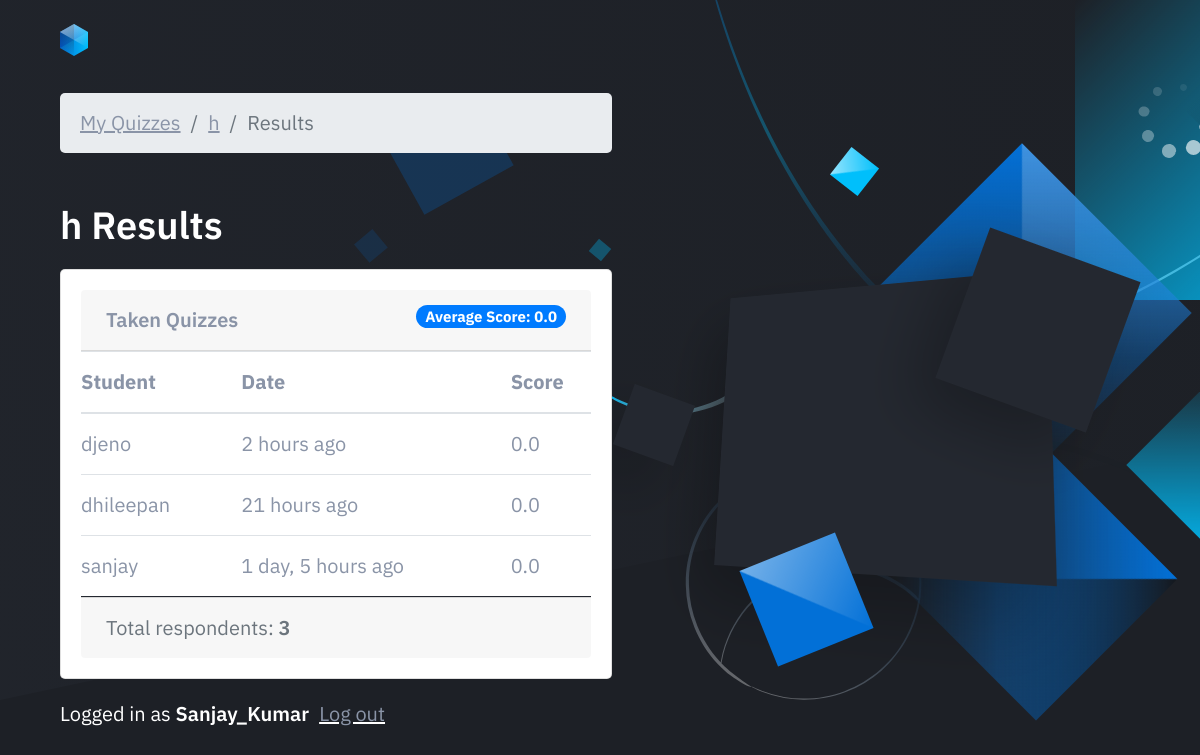
Screenshot of /teachers/quiz/1/results/ (signed in) with the database file from the repository.
### classroom/models.py (models this page shows, shortened)
class Quiz(models.Model):
    owner = models.ForeignKey(User, on_delete=models.CASCADE, related_name='quizzes')
    name = models.CharField(max_length=255)
    subject = models.ForeignKey(Subject, on_delete=models.CASCADE, related_name='quizzes')

class TakenQuiz(models.Model):
    student = models.ForeignKey(Student, on_delete=models.CASCADE, related_name='taken_quizzes')
    quiz = models.ForeignKey(Quiz, on_delete=models.CASCADE, related_name='taken_quizzes')
    score = models.FloatField()
    date = models.DateTimeField(auto_now_add=True)

class Student(models.Model):
    user = models.OneToOneField(User, on_delete=models.CASCADE, primary_key=True)
    quizzes = models.ManyToManyField(Quiz, through='TakenQuiz')
    interests = models.ManyToManyField(Subject, related_name='interested_students')

class User(AbstractUser):
    is_student = models.BooleanField(default=False)
    is_teacher = models.BooleanField(default=False)

### classroom/views/teachers.py (the view)
# urls.py: path('quiz/<int:pk>/results/', teachers.QuizResultsView.as_view(), name='quiz_results'),
@method_decorator([login_required, teacher_required], name='dispatch')
class QuizResultsView(DetailView):
    model = Quiz
    context_object_name = 'quiz'
    template_name = 'classroom/teachers/quiz_results.html'
    def get_context_data(self, **kwargs):
        quiz = self.get_object()
        taken_quizzes = quiz.taken_quizzes.select_related('student__user').order_by('-date')
        total_taken_quizzes = taken_quizzes.count()
        quiz_score = quiz.taken_quizzes.aggregate(average_score=Avg('score'))
        extra_context = {
            'taken_quizzes': taken_quizzes,
            'total_taken_quizzes': total_taken_quizzes,
            'quiz_score': quiz_score
        }
        kwargs.update(extra_context)
        return super().get_context_data(**kwargs)
    def get_queryset(self):
        return self.request.user.quizzes.all()

### classroom/templates/classroom/teachers/quiz_results.html
{% extends 'base.html' %}
{% load crispy_forms_tags humanize %}
{% block content %}
  <nav aria-label="breadcrumb">
    <ol class="breadcrumb">
      <li class="breadcrumb-item"><a href="{% url 'teachers:quiz_change_list' %}">My Quizzes</a></li>
      <li class="breadcrumb-item"><a href="{% url 'teachers:quiz_change' quiz.pk %}">{{ quiz.name }}</a></li>
      <li class="breadcrumb-item active" aria-current="page">Results</li>
    </ol>
  </nav>
  <h2 class="mb-3">{{ quiz.name }} Results</h2>
  <div style="padding: 20px;" class="card">
    <div class="card-header">
      <strong>Taken Quizzes</strong>
      <span class="badge badge-pill badge-primary float-right">Average Score: {{ quiz_score.average_score|default_if_none:0.0 }}</span>
    </div>
    <table class="table mb-0">
      <thead>
        <tr>
          <th>Student</th>
          <th>Date</th>
          <th>Score</th>
        </tr>
      </thead>
      <tbody>
        {% for taken_quiz in taken_quizzes %}
          <tr>
            <td>{{ taken_quiz.student.user.username }}</td>
            <td>{{ taken_quiz.date|naturaltime }}</td>
            <td>{{ taken_quiz.score }}</td>
          </tr>
        {% endfor %}
      </tbody>
    </table>
    <div class="card-footer text-muted">
      Total respondents: <strong>{{ total_taken_quizzes }}</strong>
    </div>
  </div>
{% endblock %}

### templates/base.html (shortened to what this page needs)
{% load static %}<!doctype html>
<html lang="en">
  <head>
    <link rel="stylesheet" href="https://maxcdn.bootstrapcdn.com/bootstrap/4.0.0/css/bootstrap.min.css">
    <link rel="stylesheet" type="text/css" href="{% static 'vendor/fontello-2f186091/css/fontello.css' %}">
    <link rel="stylesheet" type="text/css" href="{% static 'css/app.css' %}">
    <link rel="stylesheet" type="text/css" href="{% static 'css/style.css' %}">
    {% if user.is_authenticated and user.is_teacher %}
      <link rel="stylesheet" type="text/css" href="{% static 'css/teachers.css' %}">
    {% else %}
      <link rel="stylesheet" type="text/css" href="{% static 'css/students.css' %}">
    {% endif %}
  </head>
  <body class="is-boxed has-animations">
    <div class="body-wrap">
      <header class="site-header">
          <div class="container">
              <div class="site-header-inner">
                  <div class="brand header-brand">
                      <h1 class="m-0">
            <a href="#">
              <img class="header-logo-image" src="{% static 'img/logo.svg' %}" alt="Logo">
                          </a>
                      </h1>
                  </div>
              </div>
          </div>
      </header>
      <main>
          <section class="hero">
              <div class="container">
                  <div class="hero-inner">
            <div class="hero-copy">
                        <div class="cta-inner section-inner">
                          <div class="cta-cta">
                          {% block content %}
                          {% endblock %}
                          </div>
                        </div>
                        <div class="hero-cta">
                          {% if user.is_authenticated %}
                      <p class="pt-3" style="color: #fff;">Logged in as <strong style="padding-right: 10px;">{{ user.username }}</strong><a style="text-decoration: underline;
                  text-decoration-color: #fff !important;" href="{% url 'logout' %}">Log out</a></p>
              {% endif %}
                        </div>
          </div>
          <div class="hero-figure anime-element">
            <div class="hero-figure-box hero-figure-box-01" data-rotation="45deg"></div>
            <div class="hero-figure-box hero-figure-box-03" data-rotation="0deg"></div>
            <div class="hero-figure-box hero-figure-box-05"></div>
            <div class="hero-figure-box hero-figure-box-06"></div>
            <div class="hero-figure-box hero-figure-box-07"></div>
            <div class="hero-figure-box hero-figure-box-08" data-rotation="-22deg"></div>
            <div class="hero-figure-box hero-figure-box-09" data-rotation="-52deg"></div>
            <div class="hero-figure-box hero-figure-box-10" data-rotation="-50deg"></div>
          </div>
                  </div>
              </div>
          </section>
      </main>
  </div>
  </body>
</html>

### static/css/teachers.css (style rules this page uses)
body { background-color: #b0aac2; }

### rows the page displays
Quiz: name "h"
TakenQuiz: student.user.username "djeno", date "2 hours ago", score "0.0"
TakenQuiz: student.user.username "dhileepan", date "21 hours ago", score "0.0"
TakenQuiz: student.user.username "sanjay", date "1 day, 5 hours ago", score "0.0"
User: username "Sanjay_Kumar"

### other values shown
{{ quiz_score.average_score|default_if_none:0.0 }} "0.0"
{{ total_taken_quizzes }} "3"
